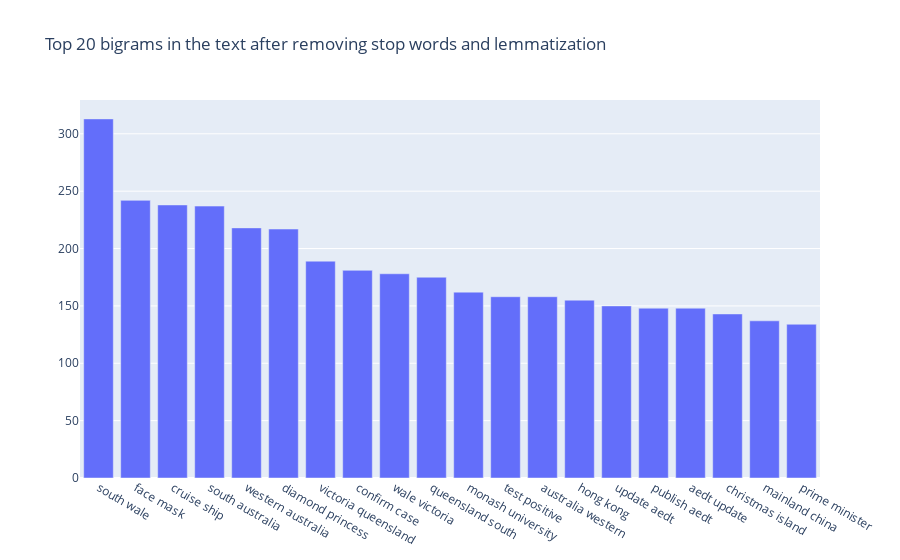

The code cell stored with this chart in its notebook:
### Code cell
# Call the function get_top_n_grams for unigrams
common_words = get_top_n_grams(df_clean, 20, (2,2))
df3 = pd.DataFrame(common_words, columns = ['bigram' , 'count'])
# plot the top 20 bigrams
fig = go.Figure([go.Bar(x=df3['bigram'], y=df3['count'])])
fig.update_layout(title=go.layout.Title(text="Top 20 bigrams in the text after removing stop words and lemmatization"))
fig.show()

### Figure 1 — Plotly figure (JSON) as saved in the notebook; plotly's stock layout.template omitted (floating-point values rounded to 4 significant figures)
{"data": [{"type": "bar", "x": ["south wale", "face mask", "cruise ship", "south australia", "western australia", "diamond princess", "victoria queensland", "confirm case", "wale victoria", "queensland south", "monash university", "test positive", "australia western", "hong kong", "update aedt", "publish aedt", "aedt update", "christmas island", "mainland china", "prime minister"], "y": [313, 242, 238, 237, 218, 217, 189, 181, 178, 175, 162, 158, 158, 155, 150, 148, 148, 143, 137, 134]}], "layout": {"title": {"text": "Top 20 bigrams in the text after removing stop words and lemmatization"}}}
